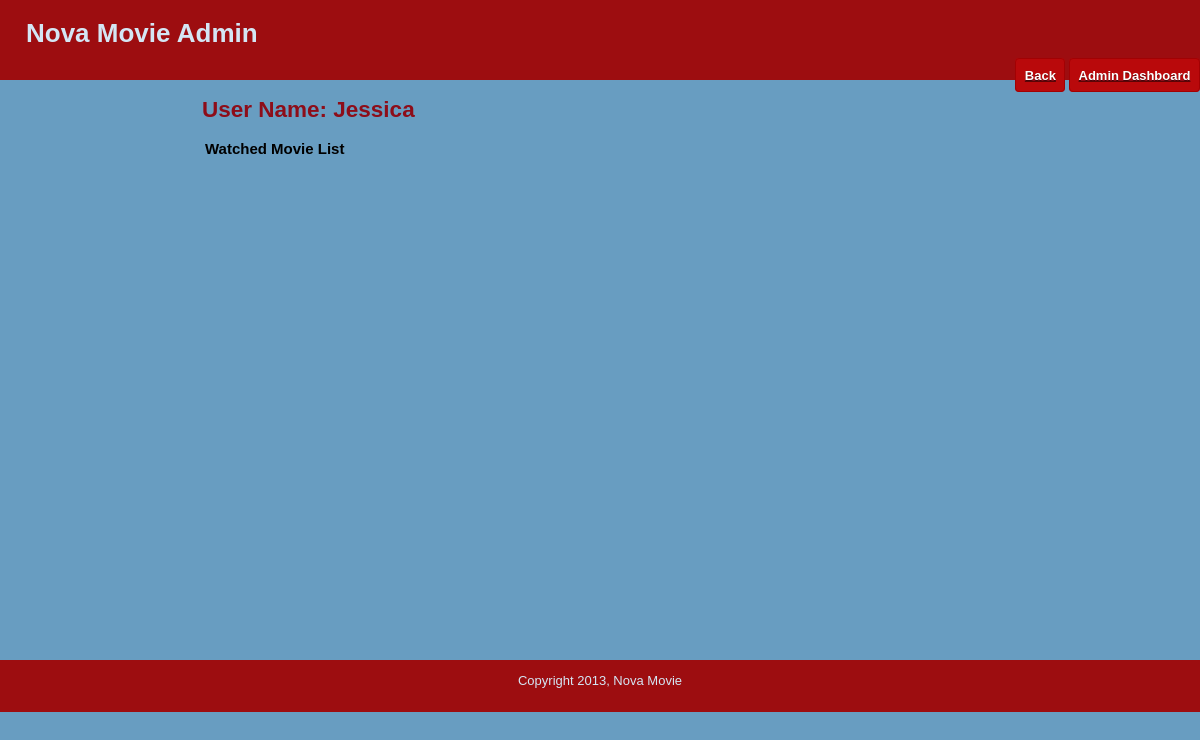
/public/watched_movie_for_admin.php?id=1 (signed in), run on an earlier commit of the app's database.
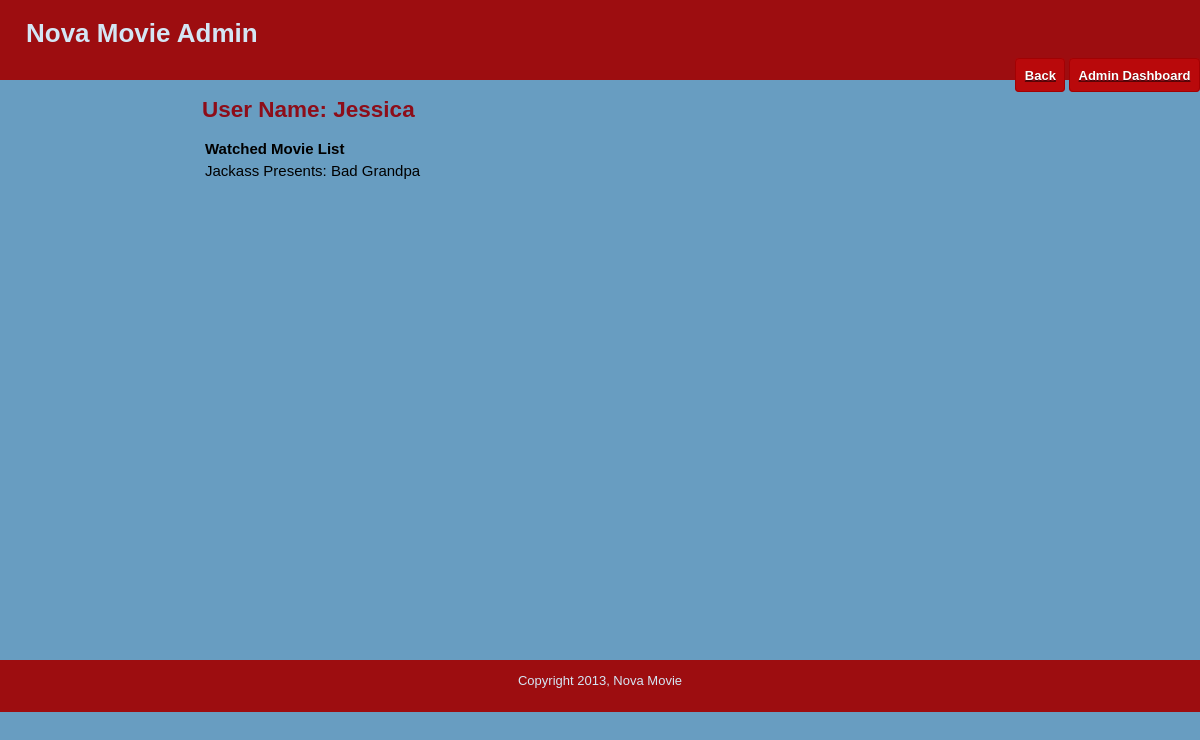
And on a later commit of the database.
### tables this page shows
CREATE TABLE watched(
  id int Not NULL AUTO_INCREMENT,
  user_id int Not NULL,
  movie_id int  Not NULL,
  PRIMARY KEY (id),
  FOREIGN KEY (user_id) REFERENCES user(id)
    ON DELETE CASCADE ON UPDATE CASCADE,
  FOREIGN KEY (movie_id) REFERENCES movie(id)
    ON DELETE CASCADE ON UPDATE CASCADE
);

### includes/functions.php (called while the page is built, shortened)
<?php
	function find_user_by_id($user_id) {
		global $connection;
		$safe_user_id = mysqli_real_escape_string($connection, $user_id);
		$query  = "SELECT * ";
		$query .= "FROM user ";
		$query .= "WHERE id = {$safe_user_id} ";
		$query .= "LIMIT 1";
		$user_set = mysqli_query($connection, $query);
		if($user = mysqli_fetch_assoc($user_set)) {
			return $user;
		} else {
			return null;
		}
	}
	function find_watched_by_userid($user_id){
	global $connection;
	$query  = "SELECT DISTINCT  watched.id, name ";
	$query .= "FROM movie, watched ";
	$query .= " WHERE user_id = '{$user_id}' ";
	$query .= " AND movie.id = movie_id ";
	$watched_set = mysqli_query($connection, $query);
	return $watched_set;
	}
?>

### public/watched_movie_for_admin.php (the view, shortened to what this page needs)
<?php require_once("../includes/db_connection.php"); ?>
<?php require_once("../includes/functions.php"); ?>
<?php
  $user = find_user_by_id($_GET["id"]);
?>
<?php
  $watched_set = find_watched_by_userid($_GET["id"]);
?>
<?php include("../includes/layouts/header.php"); ?>
<div class="hlinks">
   <a href="edit_user.php?id=<?php echo urlencode($user["id"]); ?>"><span class="text">Back</span></a>
   <a href="admin_dashboard.php"><span class="text">Admin Dashboard</span></a>
</div>
</div>
<div id="main">
  <div id="navigation">
  </div>
  <div id="page">
    <h2>User Name: <?php echo htmlentities($user["name"]); ?></h2>
	<table>
    <tr>
	    <th style="text-align: left; ">Watched Movie List</th>
    </tr>
	<?php while($watched = mysqli_fetch_assoc($watched_set)) { ?>
	<tr><td>
	     <?php echo htmlentities($watched["name"]); ?>
	</td></tr>
	<?php } ?>
	</table>
  </div>
</div>
<?php include("../includes/layouts/footer.php"); ?>

What changed in the data, as far as the page shows it:
added watched: name "Jackass Presents: Bad Grandpa"
